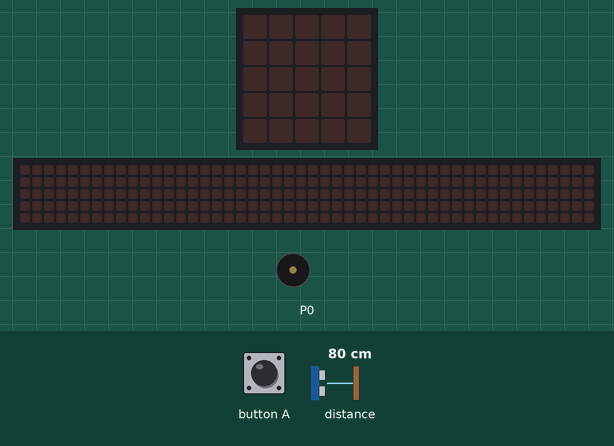
Bench run of a program on a simulated BBC micro:bit (MakeCode). Parts: the board's 5×5 LED display, a strip that is not on the board, showing the scrolling text unrolled, buzzer (waves = sounding). Inputs (shaded band) come from the test bench; at power-on: distance to the obstacle 80 cm. The 48×5 strip is a reading aid, not a part: it shows the text the display is scrolling, unrolled, one strip-width of it at a time.

Above: at 1.2 s.
1.3 s: button A pressed for 0.15 s
At 3.92 s:
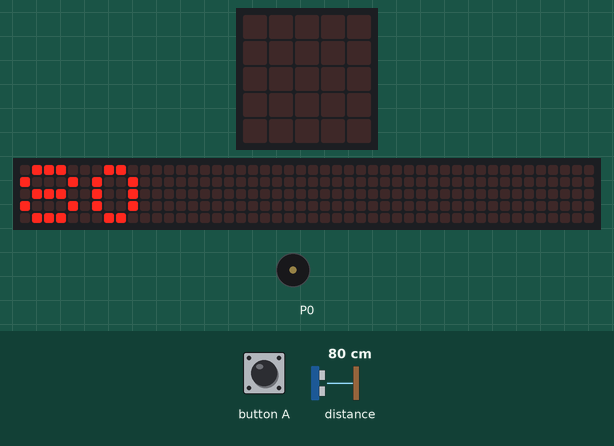
4.3 s: distance to the obstacle set to 11 cm
5.8 s: distance to the obstacle set to 8 cm
At 6.2 s:
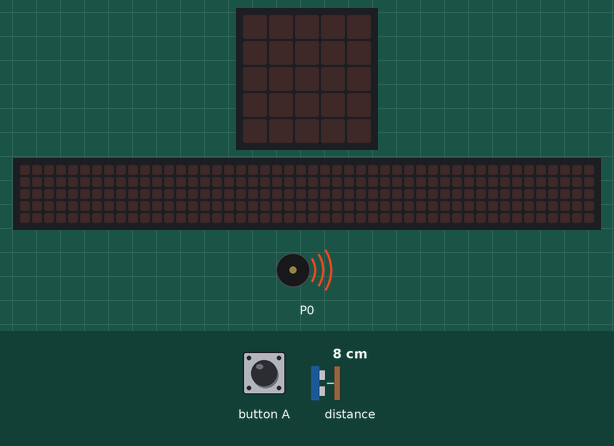
8.8 s: button A pressed for 0.15 s
At 9.7 s:
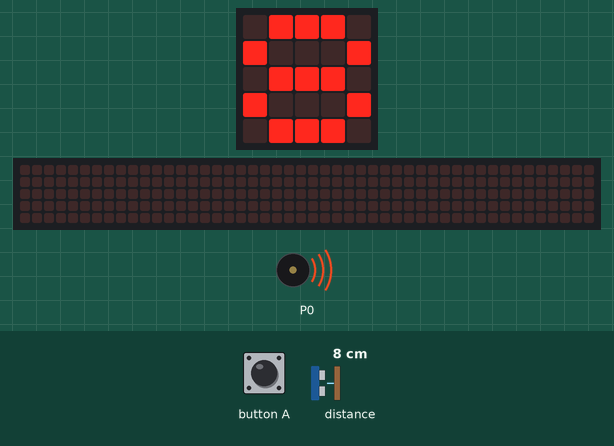
Timing chart, 0 to 12.8 s (numbered marks = the images above; inputs shaded):
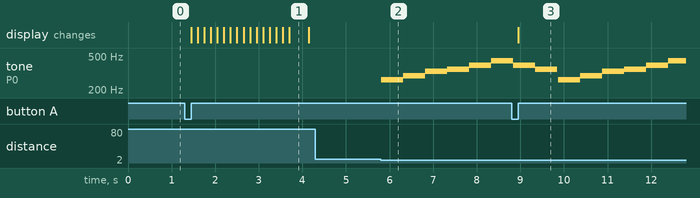

Measured:
- the behaviour switches between 10 and 9 cm on distance to the obstacle (found by bisection; images 1 and 2)
- after the input at 1.3 s, the display: changes after 0.15 s (image 1)
- after the input at 4.3 s, every drawn part: stays the same
- after the input at 5.8 s, tone on P0: plays 262 Hz for 0.51 s, 294 Hz for 0.51 s, 330 Hz for 0.51 s, 349 Hz for 0.51 s, 392 Hz for 0.51 s, 440 Hz for 0.47 s, starting at once
- after the input at 8.8 s, the display: changes after 0.15 s (image 3)
- what the display in image 1 shows lasts 0.5 s, from 3.7 s to 4.2 s

The program:

main.ts
```typescript
let distancia = 0
input.onButtonPressed(Button.A, function () {
    basic.showNumber(distancia)
})
basic.forever(function () {
    distancia = grove.measureInCentimetersV2(DigitalPin.P2)
    if (distancia < 10) {
        music.play(music.stringPlayable("C D E F G A G F ", 120), music.PlaybackMode.UntilDone)
    } else {
        music.stopAllSounds()
    }
})
```

test.ts
```typescript
// testes vão aqui; isto não será compilado quando este pacote for usado como uma extensão.
```
